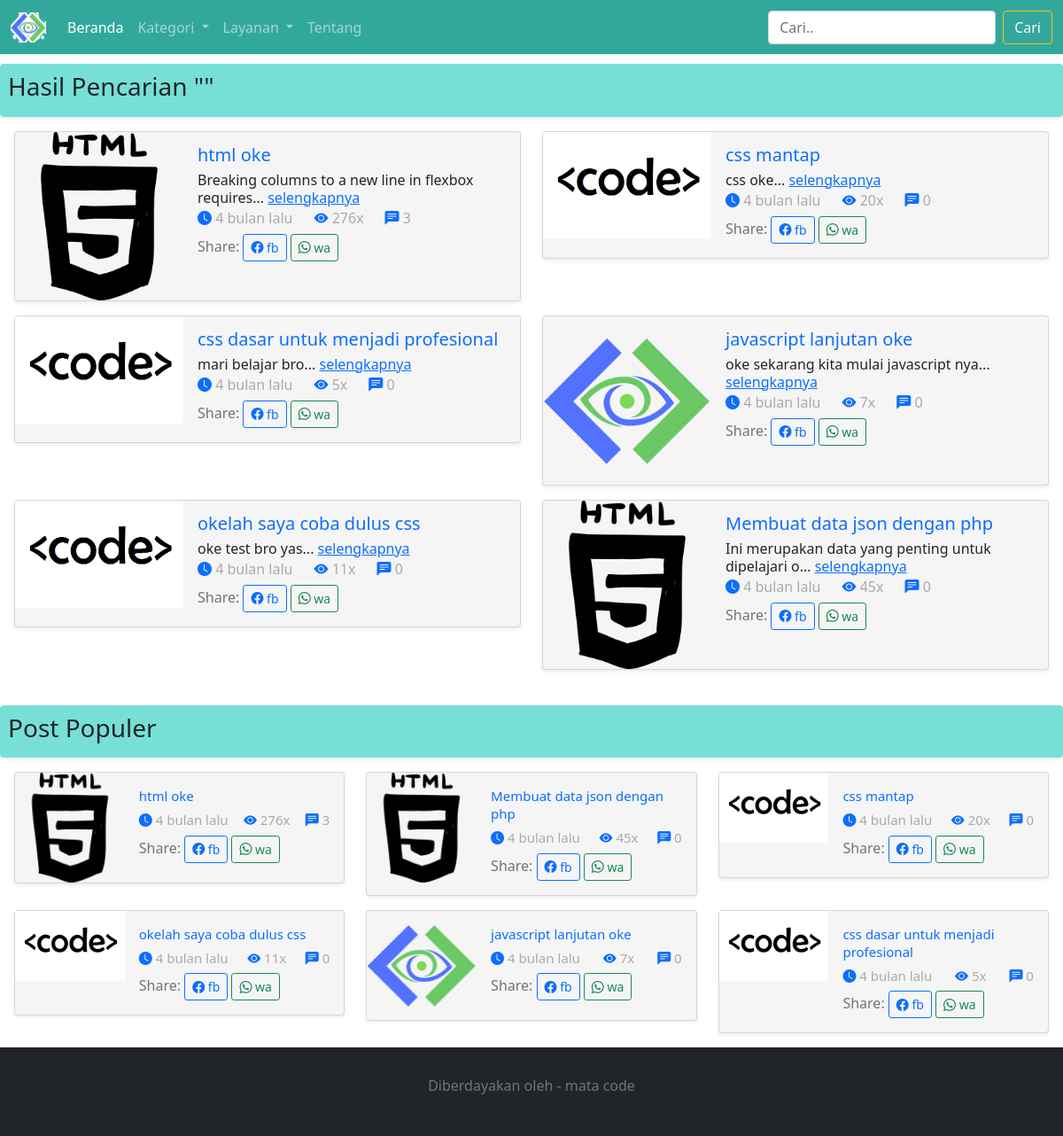
Screenshot of /index.php/beranda/caridata with the database file from the repository.
### tables this page shows
CREATE TABLE `posting` (
  `id_posting` int(11) NOT NULL,
  `url_posting` varchar(200) NOT NULL,
  `judul_posting` varchar(100) NOT NULL,
  `isi_posting` longtext NOT NULL,
  `tanggal_posting` varchar(100) NOT NULL,
  `kategori_posting` int(11) NOT NULL,
  `visitor_posting` int(11) NOT NULL
);

CREATE TABLE `kategori` (
  `id_kategori` int(11) NOT NULL,
  `url_kategori` varchar(50) NOT NULL,
  `nama_kategori` varchar(50) NOT NULL,
  `img_kategori` varchar(100) NOT NULL,
  `urutan_kategori` int(11) NOT NULL
);

### application/controllers/Beranda.php (called while the page is built, shortened)
<?php
class Beranda extends CI_Controller {
	public function caridata()
	{
		$datainput=htmlspecialchars($this->input->post('cariberanda',true));
		$data['title']='pencarian data';
		$data['valuecari']=$datainput;
		$oldvisitor=$this->db->get_where('visitor',['id_visitor' => 1])->row_array();
		$data['totalvisitor']=$oldvisitor['total_visitor'];
		$this->db->set('total_visitor', $oldvisitor['total_visitor']+1);
		$this->db->where('id_visitor', 1);
		$this->db->update('visitor');
		$querypost="SELECT posting.*,kategori.*, count(id_post) as jmlkomen from posting left join kategori on posting.kategori_posting=kategori.id_kategori left join komentar on posting.id_posting=komentar.id_post where judul_posting like '%$datainput%' or isi_posting like '%$datainput%' group by id_posting order by id_posting desc";
		$data['postings']=$this->db->query($querypost)->result_array();
		$data['countcari']=$this->db->query($querypost)->num_rows();
		$postpopuler="SELECT posting.*,kategori.*, count(id_post) as jmlkomen from posting left join kategori on posting.kategori_posting=kategori.id_kategori left join komentar on posting.id_posting=komentar.id_post group by id_posting order by visitor_posting desc limit 6";
		$data['postpopuler']=$this->db->query($postpopuler)->result_array();
		$querykategori="SELECT kategori.*, count(kategori_posting) as totalkategori from kategori left join posting on posting.kategori_posting=kategori.id_kategori group by id_kategori order by urutan_kategori";
		$data['kategories']=$this->db->query($querykategori)->result_array();
		$this->load->view('templates/header',$data);
		$this->load->view('public/caridata',$data);
	}
}

### index.php (called while the page is built, shortened)
<?php
require_once BASEPATH.'core/CodeIgniter.php';

### application/views/public/caridata.php (the view, shortened to what this page needs)
    <nav class="navbar fixed-top navbar-expand-lg navbar-dark text-light shadow-sm" style="background-color:#32a89d">
      <div class="container-fluid">
        <a class="navbar-brand" href="<?= base_url(); ?>">
          <img src="<?= base_url('assets/img/matacode3.png'); ?>" alt="" width="40" height="34" class="d-inline-block align-text-top">
        </a>
        <div class="collapse navbar-collapse" id="navbarSupportedContent">
          <ul class="navbar-nav me-auto mb-2 mb-lg-0">
            <li class="nav-item">
              <a class="nav-link active" aria-current="page" href="<?= base_url(); ?>">Beranda</a>
            </li>
            <li class="nav-item dropdown">
              <a class="nav-link dropdown-toggle" href="#" id="navbarDropdown" role="button" data-bs-toggle="dropdown" aria-expanded="false">
                Kategori
              </a>
            </li>
            <li class="nav-item dropdown">
              <a class="nav-link dropdown-toggle" href="#" id="navbarDropdown" role="button" data-bs-toggle="dropdown" aria-expanded="false">
                Layanan
              </a>
            </li>
            <li class="nav-item">
              <a class="nav-link" href="<?= base_url('beranda/tentang'); ?>">Tentang</a>
            </li>
          </ul>
          <form class="d-flex" method="post" action="<?= base_url('caridata'); ?>">
            <input required class="form-control me-2" name="cariberanda" value="<?= set_value('cariberanda'); ?>" type="search" placeholder="Cari.." aria-label="Search">
            <button class="btn btn-outline-warning text-light" name="buttoncariberanda" type="submit">Cari</button>
          </form>
        </div>
      </div>
    </nav>
    <div class="alert mt-4 p-2 shadow-sm" role="alert" style="background-color:rgba(85, 217, 204,.8);">
      <span class="d-flex justify-content-between">
      <h3>Hasil Pencarian "<?= $valuecari; ?>" </h3>
      </span>
    </div>
    <div class="row ms-1 me-1">
      <?php if($countcari==0){ ?>
        <p class="text-center">Tidak ada hasil untuk kata kunci "<span class="text-danger"><?= set_value('cariberanda'); ?></span>"!</p>
      <?php }else{ ?>
      <?php foreach($postings as $posting): ?>
      <?php $linkp=base_url('detail/'.$posting['url_posting']); ?>
      <div class="col-md-6">
        <div class="card mb-3 shadow-sm" style="background-color:#f5f5f5;">
          <div class="row g-0">
            <div class="col-4">
              <img src="<?=base_url('assets/img/img-kategori/'.$posting['img_kategori']); ?>" alt="logo matacode" width="100%">
            </div>
            <div class="col-8">
              <div class="card-body">
                <a href="<?= base_url('detail/'.$posting['url_posting'].'/'); ?>" style="text-decoration:none;"><h5 class="card-title" style="line-height:20px;"><?= $posting['judul_posting']; ?></h5></a>
                <p class="card-text" style="line-height:20px;"><?= substr($posting['isi_posting'],0,50).'...'; ?> <a href="<?= base_url('detail/'.$posting['url_posting'].'/'); ?>">selengkapnya</a> <br>
                  <div class="d-flex justify-content-start" style="margin-top:-15px;color:#aaa;">
                  <span class="fs-0 me-4"><i class="bi bi-clock-fill text-primary"></i>
                    <?php
                      $waktu=time()-$posting['tanggal_posting'];
                      if($waktu<60){
                        echo $waktu.' detik lalu';
                      }else if($waktu>=60&&$waktu<=3600){
                        $waktumenit=$waktu/60;
                        echo floor($waktumenit).' menit lalu';
                      }else if($waktu>=3600&&$waktu<=86400){
                        $waktujam=$waktu/3600;
                        echo floor($waktujam).' jam lalu';
                      }else if($waktu>=86400&&$waktu<=604800){
                        $waktuhari=$waktu/86400;
                        echo floor($waktuhari).' hari lalu';
                      }else if($waktu>=604800&&$waktu<=2592000){
                        $waktuminggu=$waktu/604800;
                        echo floor($waktuminggu).' minggu lalu';
                      }else if($waktu>=2592000&&$waktu<=31536000){
                        $waktubulan=$waktu/2592000;
                        echo floor($waktubulan).' bulan lalu';
                      }else{
                        $waktutahun=$waktu/31536000;
                        echo floor($waktubulan).' tahun lalu';
                      }
                    ?>
                  </span>
                  <span class="fs-0 me-4"><i class="bi bi-eye-fill text-primary"></i> <?= $posting['visitor_posting']; ?>x</span>
                  <span class="fs-0"><i class="bi bi-chat-left-text-fill text-primary"></i> <?= $posting['jmlkomen']; ?></span>
                  </div>
                </p>
                <p class="card-text" style="margin-top:-10px">
                  <span class="text-muted">Share: </span>
                  <a target="_blank" href="https://www.facebook.com/share.php?u=<?=$linkp; ?>" title="Share this post on Facebook"><button type="button" class="btn btn-sm btn-outline-primary"><i class="bi bi-facebook"></i> fb</button></a>
                  <a target="_blank" href="https://api.whatsapp.com/send?text=<?=$linkp; ?>" title="Share this post on Whatsapp"><button type="button" class="btn btn-sm btn-outline-success"><i class="bi bi-whatsapp"></i> wa</button></a>
                </p>
              </div>
            </div>
          </div>
        </div>
      </div>
      <?php endforeach; ?>
      <?php } ?>
    </div>
    <div class="alert mt-4 p-2 shadow-sm" role="alert" style="background-color:rgba(85, 217, 204,.8);">
      <h3>Post Populer</h3>
    </div>
    <div class="row ms-1 me-1">
      <?php foreach($postpopuler as $ppopuler): ?>
      <?php $link=base_url('detail/'.$ppopuler['url_posting']); ?>
      <div class="col-md-6 col-lg-4">
        <div class="card mb-3 shadow-sm" style="background-color:#f5f5f5;">
          <div class="row g-0">
            <div class="col-4">
              <img src="<?=base_url('assets/img/img-kategori/'.$ppopuler['img_kategori']); ?>" alt="logo matacode" width="100%">
            </div>
            <div class="col-8">
              <div class="card-body">
                <a href="<?= base_url('detail/'.$ppopuler['url_posting'].'/'); ?>" style="text-decoration:none;"><h5 class="card-title" style="line-height:20px;font-size:15px"><?= $ppopuler['judul_posting']; ?></h5></a>
                <p class="card-text" style="line-height:20px;"><a href="#"></a>
                  <div class="d-flex justify-content-between" style="margin-top:-10px;color:#aaa;font-size:15px">
                  <span class="fs-0"><i class="bi bi-clock-fill text-primary"></i>
                    <?php
                      $waktu=time()-$ppopuler['tanggal_posting'];
                      if($waktu<60){
                        echo $waktu.' detik lalu';
                      }else if($waktu>=60&&$waktu<=3600){
                        $waktumenit=$waktu/60;
                        echo floor($waktumenit).' menit lalu';
                      }else if($waktu>=3600&&$waktu<=86400){
                        $waktujam=$waktu/3600;
                        echo floor($waktujam).' jam lalu';
                      }else if($waktu>=86400&&$waktu<=604800){
                        $waktuhari=$waktu/86400;
                        echo floor($waktuhari).' hari lalu';
                      }else if($waktu>=604800&&$waktu<=2592000){
                        $waktuminggu=$waktu/604800;
                        echo floor($waktuminggu).' minggu lalu';
                      }else if($waktu>=2592000&&$waktu<=31536000){
                        $waktubulan=$waktu/2592000;
                        echo floor($waktubulan).' bulan lalu';
                      }else{
                        $waktutahun=$waktu/31536000;
                        echo floor($waktubulan).' tahun lalu';
                      }
                    ?>
                  </span>
                  <span class="fs-0"><i class="bi bi-eye-fill text-primary"></i> <?= $ppopuler['visitor_posting']; ?>x</span>
                  <span class="fs-0"><i class="bi bi-chat-left-text-fill text-primary"></i> <?= $ppopuler['jmlkomen']; ?></span>
                  </div>
                </p>
                <p class="card-text" style="margin-top:-10px">
                  <span class="text-muted">Share: </span>
                  <a target="_blank" href="https://www.facebook.com/share.php?u=<?=$link; ?>" title="Share this post on Facebook"><button type="button" class="btn btn-sm btn-outline-primary"><i class="bi bi-facebook"></i> fb</button></a>
                  <a target="_blank" href="https://api.whatsapp.com/send?text=<?=$link; ?>" title="Share this post on Whatsapp"><button type="button" class="btn btn-sm btn-outline-success"><i class="bi bi-whatsapp"></i> wa</button></a>
                </p>
              </div>
            </div>
          </div>
        </div>
      </div>
      <?php endforeach; ?>
    </div>
    <div class="card-footer text-muted bg-dark d-flex justify-content-center align-items-center" style="height:100px">
      <span class="">
        <p>Diberdayakan oleh - mata code</p>
      </span>
    </div>
  </body>
</html>

### application/views/templates/header.php (shortened to what this page needs)
<!doctype html>
<html lang="en">
  <head>
    <link href="https://cdn.jsdelivr.net/npm/bootstrap@5.0.0-beta3/dist/css/bootstrap.min.css" rel="stylesheet">
    <link rel="stylesheet" href="https://cdn.jsdelivr.net/npm/bootstrap-icons@1.4.0/font/bootstrap-icons.css">
  </head>
  <body>

### rows the page displays
posting: kategori.img_kategori (picture), judul_posting "html oke", isi_posting "Breaking columns to a new line in flexbox requires", visitor_posting "276", jmlkomen "3"
posting: kategori.img_kategori (picture), judul_posting "css mantap", isi_posting "css oke", visitor_posting "20", jmlkomen "0"
posting: kategori.img_kategori (picture), judul_posting "css dasar untuk menjadi profesional", isi_posting "mari belajar bro", visitor_posting "5", jmlkomen "0"
posting: kategori.img_kategori (picture), judul_posting "javascript lanjutan oke", isi_posting "oke sekarang kita mulai javascript nya", visitor_posting "7", jmlkomen "0"
posting: kategori.img_kategori (picture), judul_posting "okelah saya coba dulus css", isi_posting "oke test bro yas", visitor_posting "11", jmlkomen "0"
posting: kategori.img_kategori (picture), judul_posting "Membuat data json dengan php", isi_posting "Ini merupakan data yang penting untuk dipelajari o", visitor_posting "45", jmlkomen "0"
